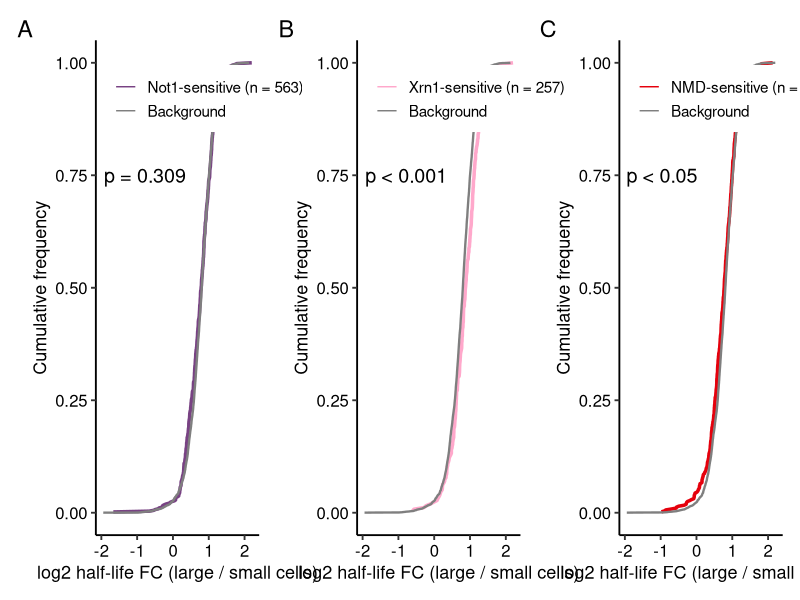
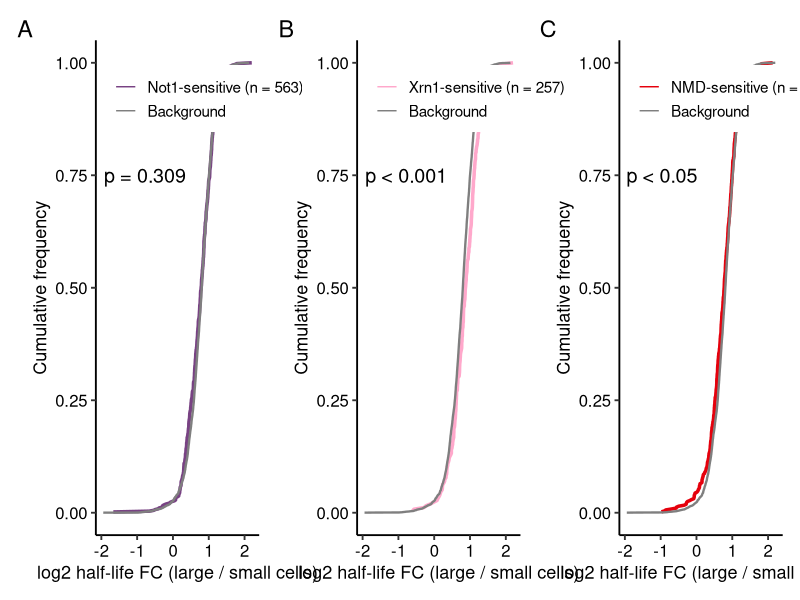

Write the R code that produced these figures, in order.
## ---- chunk 1
knitr::opts_chunk$set(echo = TRUE)
knitr::opts_knit$set(root.dir = "/Users/caitlinwaterworth/Library/CloudStorage/OneDrive-UniversityofBath/YM_combined_analysis/EU_combined_analysis")
library(tidyverse)
library(patchwork)

col_small <- "#784283"
col_large <- "#ffa8cb"
col_A     <- "#e5000c"
## ---- chunk 2
# Consensus half-life fold change -- SE < 0.75, c1 fitting
df_fc <- read_tsv("output_tables/df_WT_consensus_hl_fc.txt",
                  show_col_types = FALSE)

# Chappleboim sensitivity flags
df_chapp <- read_tsv("tables/df_chappleboim_gba.txt",
                     show_col_types = FALSE)

# Alalam NMD sensitivity flags
df_alalam <- read_tsv("tables/df_alalam_gba.txt",
                      show_col_types = FALSE) %>%
  dplyr::rename(gene_id = name)

cat("Consensus genes:", nrow(df_fc), "\n")
cat("Not1-sensitive:", sum(df_chapp$not1_sensitive, na.rm = TRUE), "\n")
cat("Xrn1-sensitive:", sum(df_chapp$xrn1_sensitive, na.rm = TRUE), "\n")
cat("NMD-sensitive:", sum(df_alalam$nmd_sensitive, na.rm = TRUE), "\n")
## ---- chunk 3
# Merge fold change with sensitivity flags
df_plot <- df_fc %>%
  left_join(df_chapp %>% dplyr::select(gene_id, not1_sensitive,
                                        xrn1_sensitive),
            by = "gene_id") %>%
  left_join(df_alalam %>% dplyr::select(gene_id, nmd_sensitive),
            by = "gene_id")

cat("Genes after merge:", nrow(df_plot), "\n")
## ---- chunk 4
# Wilcoxon rank-sum tests: sensitive vs non-sensitive genes
groups <- list(
  Not1 = "not1_sensitive",
  Xrn1 = "xrn1_sensitive",
  NMD  = "nmd_sensitive"
)

wilcox_results <- map_dfr(names(groups), function(grp) {
  col <- groups[[grp]]
  sensitive <- df_plot %>%
    filter(!is.na(.data[[col]]), .data[[col]] == TRUE,
           !is.na(WT_hl_fc), is.finite(WT_hl_fc)) %>%
    pull(WT_hl_fc)
  background <- df_plot %>%
    filter(!is.na(.data[[col]]), .data[[col]] == FALSE,
           !is.na(WT_hl_fc), is.finite(WT_hl_fc)) %>%
    pull(WT_hl_fc)
  w <- wilcox.test(sensitive, background, alternative = "two.sided")
  tibble(
    group      = grp,
    n_sensitive = length(sensitive),
    n_background = length(background),
    median_sensitive = median(sensitive),
    median_background = median(background),
    W = w$statistic,
    p_value = w$p.value,
    p_label = ifelse(w$p.value < 0.001, "p < 0.001",
               ifelse(w$p.value < 0.01, "p < 0.01",
               ifelse(w$p.value < 0.05, "p < 0.05",
                      paste0("p = ", round(w$p.value, 3)))))
  )
})

cat("\nWilcoxon results:\n")
print(wilcox_results)
## ---- chunk 5
make_cumfreq <- function(df, flag_col, grp_label, grp_col, p_label, n_sensitive) {

  df_sens <- df %>%
    filter(!is.na(.data[[flag_col]]), !is.na(WT_hl_fc),
           is.finite(WT_hl_fc))

  sens_label <- paste0(grp_label, "-sensitive (n = ",
                       format(n_sensitive, big.mark = ","), ")")

  df_lines <- df_sens %>%
    mutate(group = ifelse(.data[[flag_col]], sens_label, "Background")) %>%
    mutate(group = factor(group, levels = c(sens_label, "Background"))) %>%
    group_by(group) %>%
    arrange(WT_hl_fc) %>%
    mutate(cumfreq = seq_along(WT_hl_fc) / n()) %>%
    ungroup()

  ggplot(df_lines, aes(x = WT_hl_fc, y = cumfreq,
                       colour = group, linewidth = group)) +
    geom_line() +
    scale_colour_manual(
      values = c(setNames(grp_col, sens_label), "Background" = "grey50"),
      name = NULL) +
    scale_linewidth_manual(
      values = c(setNames(1.2, sens_label), "Background" = 0.8),
      guide = "none") +
    annotate("text", x = -Inf, y = 0.75, hjust = -0.1,
         label = p_label, size = 5, colour = "black") +
    labs(x     = "log2 half-life FC (large / small cells)",
         y     = "Cumulative frequency") +
    theme_classic(base_size = 14) +
    theme(
      axis.text       = element_text(size = 12, colour = "black"),
      axis.title      = element_text(size = 13, colour = "black"),
      legend.position = c(0.05, 0.95),
      legend.justification = c(0, 1),
      legend.text     = element_text(size = 11),
      plot.background = element_rect(fill = "white", colour = NA))
}

p_not1 <- make_cumfreq(df_plot, "not1_sensitive", "Not1", col_small,
                        wilcox_results$p_label[wilcox_results$group == "Not1"],
                        wilcox_results$n_sensitive[wilcox_results$group == "Not1"]) +
  labs(tag = "A")

p_xrn1 <- make_cumfreq(df_plot, "xrn1_sensitive", "Xrn1", col_large,
                        wilcox_results$p_label[wilcox_results$group == "Xrn1"],
                        wilcox_results$n_sensitive[wilcox_results$group == "Xrn1"]) +
  labs(tag = "B")

p_nmd <- make_cumfreq(df_plot, "nmd_sensitive", "NMD", col_A,
                       wilcox_results$p_label[wilcox_results$group == "NMD"],
                       wilcox_results$n_sensitive[wilcox_results$group == "NMD"]) +
  labs(tag = "C")

p_panel <- p_not1 | p_xrn1 | p_nmd
p_panel
ggsave("figures/CW12_cumfreq_distributions.png", p_panel,
       width  = 18,
       height = 8,
       dpi    = 150)
cat("Saved figures/CW12_cumfreq_distributions.png\n")
